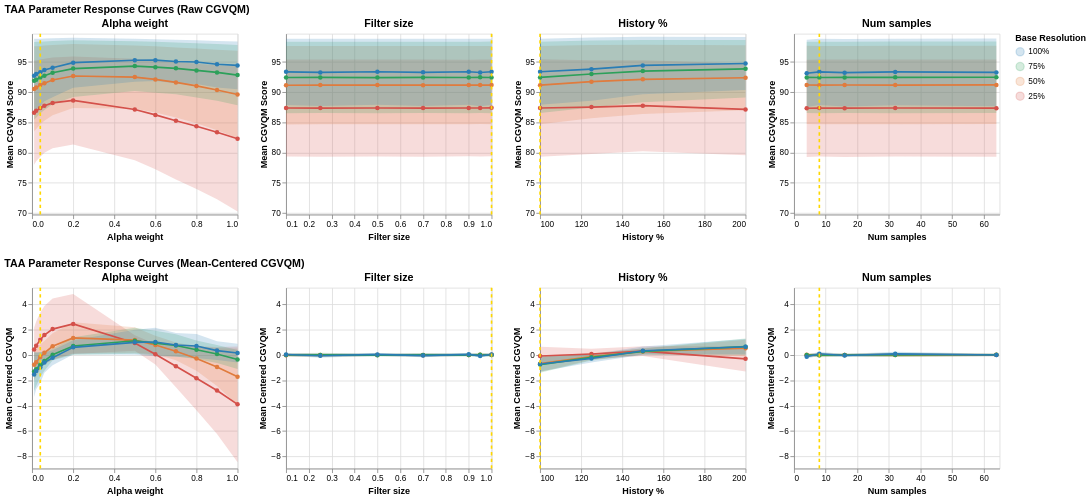

Notebook code for this chart:
### Code cell
UNREAL_DEFAULTS = {
        'alpha_weight': 0.04,
        'hist_percent': 100,
        'filter_size': 1,
        'num_samples': 8
    }

def plot_response_curves(input_df, score_col, y_title, plot_title, y_min=None, y_max=None):
    display_map = {'100%': '100%', '87%': '75%', '71%': '50%', '50%': '25%'}

    agg = (
        input_df.groupby(['parameter', 'resolution', 'value'])[score_col]
        .agg(['mean', 'std', 'count'])
        .reset_index()
    )
    agg['ci95'] = 1.96 * (agg['std'] / np.sqrt(agg['count']))
    agg['resolution'] = agg['resolution'].astype(str) + '%'
    agg['res_label'] = agg['resolution'].map(display_map)
    
    agg['ci_low']  = agg['mean'] - agg['std']
    agg['ci_high'] = agg['mean'] + agg['std']

    _y_min = y_min if y_min is not None else agg['ci_low'].min()  - 0.5
    _y_max = y_max if y_max is not None else agg['ci_high'].max() + 0.5
    y_scale = alt.Scale(domain=[_y_min, _y_max])

    charts = []
    for param in PARAMS:
        sub = agg[agg['parameter'] == param]
        default_val = UNREAL_DEFAULTS.get(param)        
        # 1. Define the shared color encoding once
        # The mapping logic for the labels
        label_map = "datum.value == '100%' ? '100%' : datum.value == '87%' ? '75%' : datum.value == '71%' ? '50%' : '25%'"

        color_encoding = alt.Color(
            'resolution:N', 
            title='Base Resolution', 
            # Keep your scale here to preserve the HEX colors
            scale=alt.Scale(
                domain=res_order, # ['100%', '87%', '71%', '50%']
                range=res_colors  # ['#2a7db5', '#2ca05a', '#e07b3d', '#d4504a']
            ),
            sort=res_order,
            # The legend only overrides the TEXT, not the color mapping
            legend=alt.Legend(
                labelExpr=label_map,
                orient='right'
            )
        )

        # 2. Base chart holds the data and the shared X/Color encodings
        base = alt.Chart(sub).encode(
            x=alt.X('value:Q', title=PARAM_LABELS[param]),
            color=color_encoding
        )

        band = base.mark_area(opacity=0.2).encode(
            y=alt.Y('ci_low:Q', title='', scale=y_scale),
            y2=alt.Y2('ci_high:Q')
        )

        line = base.mark_line(point=True).encode(
            y=alt.Y('mean:Q', title=y_title, scale=y_scale),
            tooltip=[
                'resolution', 'value',
                alt.Tooltip('mean:Q', format='.3f'),
                alt.Tooltip('std:Q', format='.3f')
            ]
        )

        layers = [band, line]
        if default_val is not None:
            unreal_line = alt.Chart(pd.DataFrame({'x': [default_val]})).mark_rule(
                color='#FFD700', 
                strokeDash=[4, 4], 
                size=2
            ).encode(
                x='x:Q'
            )
            layers.append(unreal_line)

        # 4. Layer them all together
        charts.append(
            alt.layer(*layers).properties(
                title=PARAM_LABELS[param], 
                width=250, 
                height=220
            )
        )

    return (
        alt.hconcat(*charts)
        .resolve_scale(color='shared')
        .properties(title=plot_title)
    )


# Raw scores
df_raw = load_df(JSON_PATH, center=False)

# pre-compute bounds so we can pass tight y limits
agg_raw = (
    df_raw.groupby(['parameter', 'resolution', 'value'])['score']
    .agg(['mean', 'std'])
    .reset_index()
)
raw_y_min = (agg_raw['mean'] - agg_raw['std']).min() - 0.5
raw_y_max = (agg_raw['mean'] + agg_raw['std']).max() + 0.5

raw_chart = plot_response_curves(
    df_raw,
    score_col='score',
    y_title='Mean CGVQM Score',
    plot_title='TAA Parameter Response Curves (Raw CGVQM)',
    y_min=raw_y_min,
    y_max=raw_y_max
)

# Centered scores
df_cent = load_df(JSON_PATH, center=True)

agg_cent = (
    df_cent.groupby(['parameter', 'resolution', 'value'])['score_centered']
    .agg(['mean', 'std'])
    .reset_index()
)
cent_y_min = (agg_cent['mean'] - agg_cent['std']).min() - 0.5
cent_y_max = (agg_cent['mean'] + agg_cent['std']).max() + 0.5

cent_chart = plot_response_curves(
    df_cent,
    score_col='score_centered',
    y_title='Mean Centered CGVQM',
    plot_title='TAA Parameter Response Curves (Mean-Centered CGVQM)',
    y_min=cent_y_min,
    y_max=cent_y_max
)

alt.vconcat(raw_chart, cent_chart).resolve_scale(color='shared')
